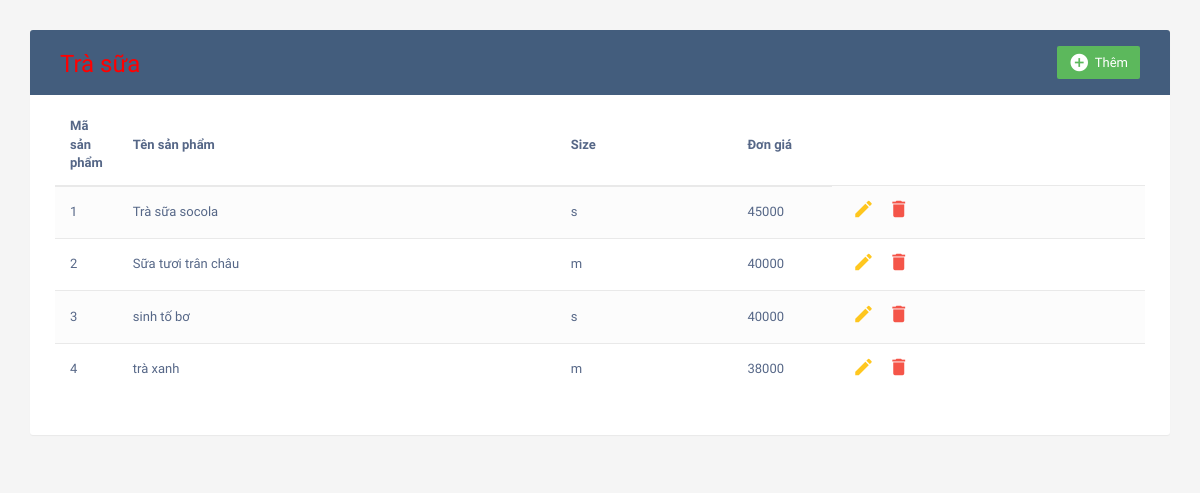
The page /management/trasua.php on the database its author committed.
### tables this page shows
CREATE TABLE `trasua` (
  `masanpham` int(11) NOT NULL,
  `tensanpham` varchar(20) NOT NULL,
  `size` varchar(20) NOT NULL,
  `dongia` int(11) NOT NULL,
  `mancc` int(11) NOT NULL
);

### management/trasua.php (the view, shortened to what this page needs)
<!DOCTYPE html>
<html lang="en">
<head>
	<link rel="stylesheet" href="https://maxcdn.bootstrapcdn.com/font-awesome/4.7.0/css/font-awesome.min.css">
	<link rel="stylesheet" href="https://maxcdn.bootstrapcdn.com/bootstrap/3.3.7/css/bootstrap.min.css">
	<link rel="stylesheet" type="text/css" href="index.css">
</head>
<body>
	<div class="container">
            <div class="table-wrapper">
                <div class="table-title">
                    <div class="row">
                        <div class="col-sm-6">
                            <a href="dashboard.php" class="non-textdecoration"><h2>Trà sữa</h2></a>
                        </div>
                        <div class="col-sm-6">
                                <a href="#addEmployeeModal" class="btn btn-success" data-toggle="modal"><i
                                                class="material-icons">&#xE147;</i> <span>Thêm</span></a>
                        </div>
                    </div>
                </div>
                    <table class="table table-striped table-hover">
                            <?php
                                    $con = mysqli_connect('localhost','root','','qlchts')
                                    or die ('Không thể kết nối tới database');
                                    mysqli_set_charset($con, 'UTF8');
                                    $sql = "SELECT * FROM trasua";
                                    $result = mysqli_query($con,$sql);
                                    $num_rows = mysqli_num_rows($result);
                            ?>
                            <thead>
                                <tr>
                                    <th>Mã sản phẩm</th>
                                    <th>Tên sản phẩm</th>
                                    <th>Size</th>
                                    <th>Đơn giá</th>
                                </tr>
                            </thead>
                            <tbody>
                                    <?php
                                    if($num_rows > 0) {
                                            while($row = mysqli_fetch_array($result)) {
                                            ?>
                                            <tr>
                                                <td><?php echo $row['masanpham']?></td>
                                                <td><?php echo $row['tensanpham']?></td>
                                                <td><?php echo $row['size']?></td>
                                                <td><?php echo $row['dongia']?></td>
                                                <td>
                                                        <a href="edit4.php?edit=<?php echo $row['masanpham'];?>" class="edit" data-toggle="modal"><i class="material-icons"
                                                                        data-toggle="tooltip" title="Edit">&#xE254;</i></a>
                                                        <a href="dele4.php?delete=<?php echo $row['masanpham']; ?>" class="delete" data-toggle="modal"><i class="material-icons"
                                                                        data-toggle="tooltip" title="Delete">&#xE872;</i></a>
                                                </td>
                                            </tr>
                                            <?php
                                            }
                                    }
                                    ?>
                            </tbody>
                    </table>
            </div>
	</div>
</body>
</html>

### management/index.css (style rules this page uses)
body { color: #566787; background: #f5f5f5; font-family: 'Varela Round', sans-serif; font-size: 13px; }
.table-wrapper { background: #fff; padding: 20px 25px; margin: 30px 0; border-radius: 3px; box-shadow: 0 1px 1px rgba(0,0,0,.05); }
.table-title { padding-bottom: 15px; background: #435d7d; color: #fff; padding: 16px 30px; margin: -20px -25px 10px; border-radius: 3px 3px 0 0; }
.table-title h2 { margin: 5px 0 0; font-size: 24px; }
.table-title .btn { color: #fff; float: right; font-size: 13px; border: none; min-width: 50px; border-radius: 2px; border: none; outline: none !important; margin-left: 10px; }
.table-title .btn i { float: left; font-size: 21px; margin-right: 5px; }
.table-title .btn span { float: left; margin-top: 2px; }
table.table tr th, table.table tr td { border-color: #e9e9e9; padding: 12px 15px; vertical-align: middle; }
table.table tr th:first-child { width: 60px; }
table.table tr th:last-child { width: 100px; }
table.table-striped tbody tr:nth-of-type(odd) { background-color: #fcfcfc; }
table.table td:last-child i { opacity: 0.9; font-size: 22px; margin: 0 5px; }
table.table td a { font-weight: bold; color: #566787; display: inline-block; text-decoration: none; outline: none !important; }
table.table td a.edit { color: #FFC107; }
table.table td a.delete { color: #F44336; }
table.table td i { font-size: 19px; }

### management/trasua.php (style rules this page uses)
a.non-textdecoration { color: red; text-decoration: none; }

### rows shown on the page
trasua: masanpham "1", tensanpham "Trà sữa socola", size "s", dongia "45000"
trasua: masanpham "2", tensanpham "Sữa tươi trân châu", size "m", dongia "40000"
trasua: masanpham "3", tensanpham "sinh tố bơ", size "s", dongia "40000"
trasua: masanpham "4", tensanpham "trà xanh", size "m", dongia "38000"
